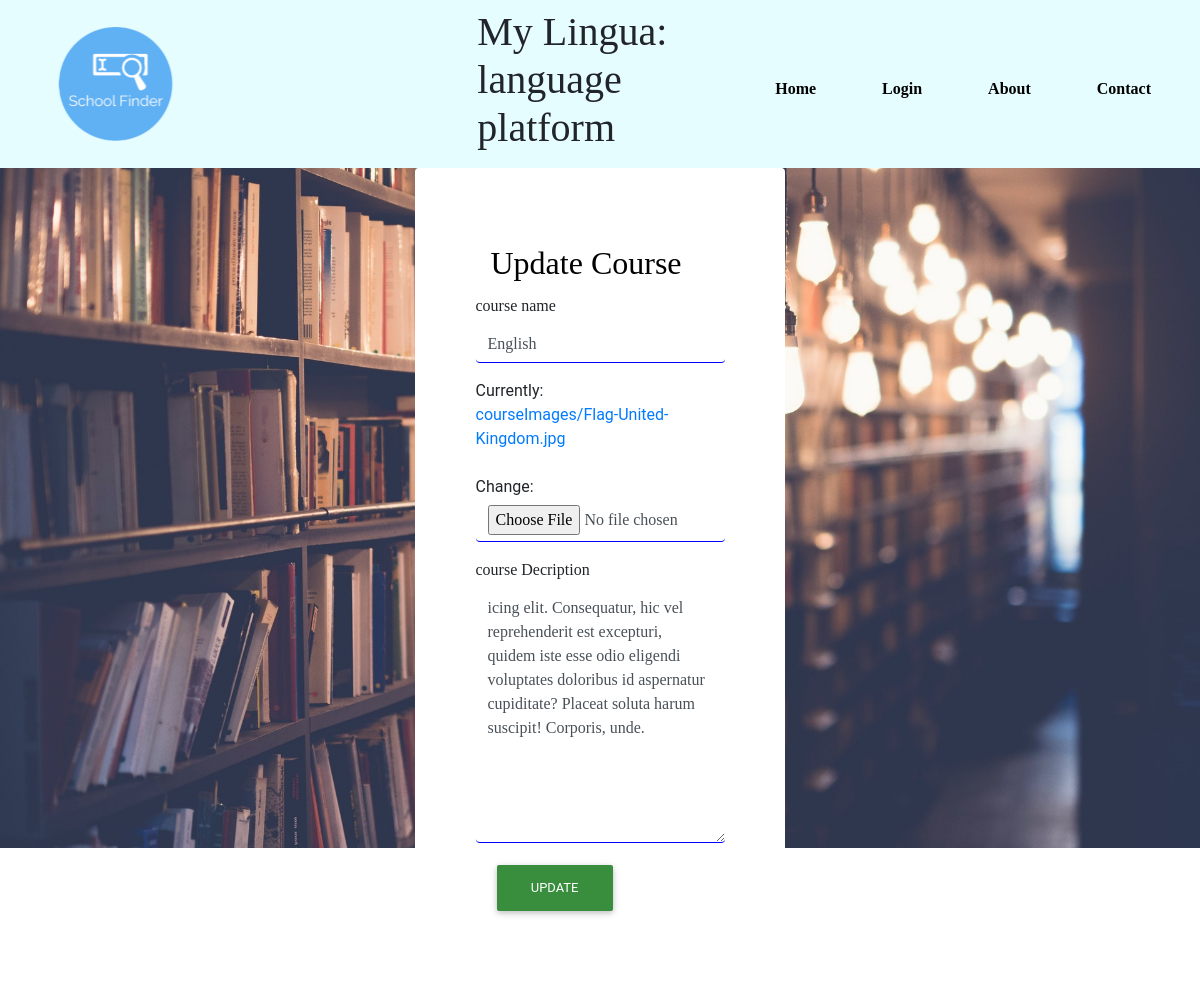
The app's page /course/update/3 with its own data.
### language_app/models.py (models this page shows, shortened)
class Course(models.Model):
    courseName=models.CharField(max_length=200)
    courseImage=models.FileField(upload_to='courseImages/', max_length=255, null=True)
    instructor=models.ForeignKey(Instructor, on_delete=models.CASCADE, related_name='course', null=True)
    courseDescription=models.TextField()

### adminApp/views.py (the view)
# urls.py: path('course/update/<int:pk>', CourseUpdateView.as_view(), name='courseUpdate'),
class CourseUpdateView(UpdateView):
    model = Course
    template_name = 'adminSite/updateList.html'
    success_url = reverse_lazy('courseList')
    fields = ['courseName', 'courseImage', 'courseDescription']
    context_object_name = 'courses'

### adminApp/templatetags/myfilters.py (called while the page is built)
@register.simple_tag
def placeHolder(value, arg, classname):
    return value.as_widget(attrs={'placeholder':arg, 'class': classname})

### templates/adminSite/updateList.html (shortened to what this page needs)
{% extends 'base.html' %}
{% load static %}
{% load myfilters %}
{% block content %}
<div class="row justify-content-center loginRow">
       <div class="col-lg-4">
            <div class = "card" style="border-style:none !important; box-shadow:none !important;padding:15%;">
                <div class = "card-body">
                   <h2 class = "h2 card-title" style = "font-family:'source sans pro' !important;color:black;">Update Course</h2>
                   <form method="POST" enctype="multipart/form-data">
                      <div class = "form-group">
                          <div class="row">
                                 <label for = "id_contentValue" class='courseLable'>course name</label>
                                 {%placeHolder form.courseName courses.courseName 'form-control courseControl' %}
                           </div>
                      </div>
                      <div class = "form-group">
                        <div class="row">
                               {%placeHolder form.courseImage '' 'form-control courseControl' %}
                            </div>
                      </div>
                      <div class = "form-group">
                        <div class="row">
                            <label for = "id_contentValue" class='courseLable'>course Decription</label>
                               {%placeHolder form.courseDescription '' 'form-control courseControl' %}
                            </div>
                      </div>
                      <input type="submit" name='btn-submit' class='btn btn-green' value='update'>
                    </form>
               </div>
           </div>
       </div>
</div>
{% endblock content %}

### static/css/Config.css (style rules this page uses)
body { overflow-x:hidden; }
.courseControl { border-bottom-style: solid !important; border-top-style: none !important; border-right: none !important; border-left: none !important; border-color: blue !important; font-family:'Droid sans' !important; }
.courseLable { font-family:'Droid sans' !important; }
.loginRow { background-image: url(../images/BG.jpg); background-size:cover; background-position: center; height:85vh; }

### records on screen
Course: courseName "English", courseDescription "icing elit. Consequatur, hic vel reprehenderit est excepturi, quidem iste esse odio eligendi voluptates doloribus id aspernatur cupiditate? Placeat soluta harum suscipit! Corporis, unde."
